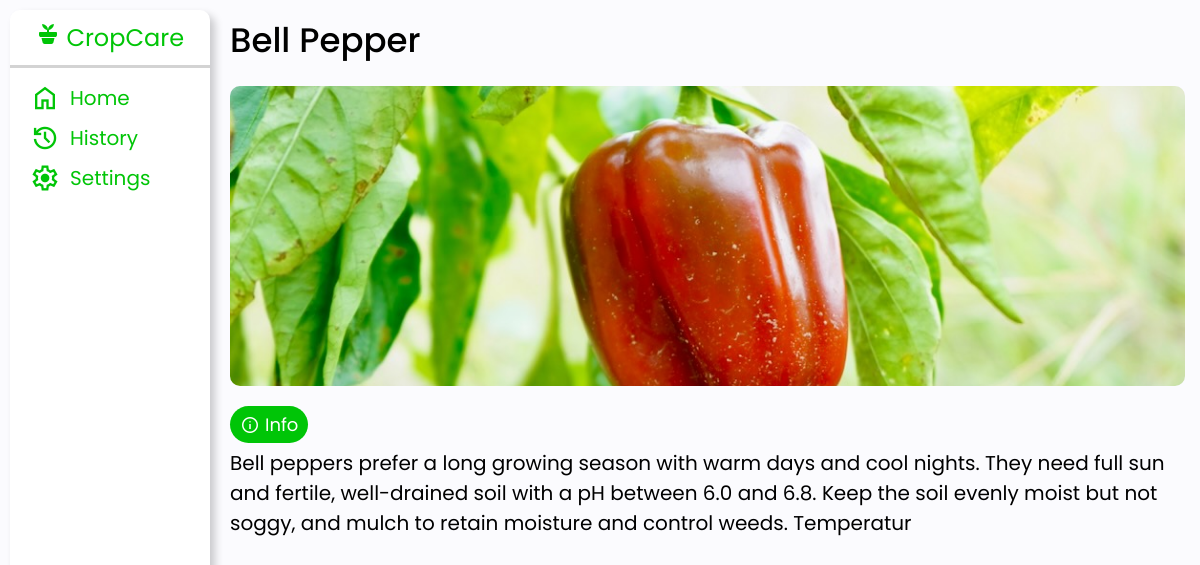
Screenshot of /plant.php?id=4 (signed in) with the database file from the repository.
### tables this page shows
CREATE TABLE `plants` (
  `plant_id` int(11) NOT NULL,
  `name` varchar(255) DEFAULT NULL,
  `description` varchar(255) DEFAULT NULL,
  `image` varchar(255) DEFAULT NULL
);

### plant.php (the view, shortened to what this page needs)
<?php
require 'db/config.php';
$plant_id = $_GET['id'];
$stmt = $pdo->prepare("SELECT * FROM plants WHERE plant_id = :plant_id");
$stmt->execute([":plant_id" => $plant_id]);
$plant = $stmt->fetch(PDO::FETCH_ASSOC);
?>
<!DOCTYPE html>
<html lang="en">
<head>
    <link rel="stylesheet" href="styles.css">
</head>
<body>
<?php include_once("partials/header.php") ?>
     <section class="plant">
        <div class="name-classification">
            <div class="name poppins-medium"><?= htmlspecialchars($plant['name']) ?></div>
        </div>
        <div class="image-container">
            <img src="/resrources/<?= htmlspecialchars($plant['image']) ?>" alt="">
        </div>
        <div class="about">
            <div class="icon-text">
                <span class="material-symbols-outlined">
                </span>
                Info
            </div>
            <div class="text" ><?= htmlspecialchars($plant['description']) ?></div>
        </div>
     </section>
</body>
</html>

### styles.css (style rules this page uses)
:root { --primary-color: #00c507; --primary-dark-color: #00a005; --primary-light-color: #9aff9d; --primary-lighter-color: #e5ffe6; --red-color: #FF4B4B; --red-dark-color: #b92424; --orange-color: #ffa500; --orange-dark-color: #ba7900; --grey: #808080; --light-grey: #D3D3D3; --lighter-grey: #F2F2F2; --white: #FFFFFF; --black: #000000; --mid-grey: #666A6D; --dark-medium-grey: #A9A9A9; --background: #FBFBFE; }
* { margin: 0; padding: 0; box-sizing: border-box; font-family: "Poppins", serif; }
body { font-family: "Poppins", serif; background: var(--background); display: flex; flex-direction: column; align-items: center; justify-content: center; user-select: none; -webkit-user-select: none; -moz-user-select: none; -ms-user-select: none; -webkit-tap-highlight-color: transparent; touch-action: manipulation; }
.poppins-medium { font-family: "Poppins", serif; font-weight: 500; font-style: normal; }
.icon-text { background: var(--primary-color); display: flex; align-items: center; justify-content: center; border-radius: 25px; padding: 5px 10px; gap: 5px; max-width: fit-content; color: var(--white); font-size: 12px; }
.icon-text span { font-size: 15px; }
.plant { display: flex; flex-direction: column; gap: 10px; padding: 15px; margin-bottom: 70px; }
.plant .name-classification .name { font-size: 20px; }
.plant .image-container { width: 100%; height: 180px; border-radius: 10px; overflow: hidden; }
.plant .image-container img { width: 100%; height: 100%; object-fit: cover; object-position: center; }
.plant .about { display: flex; flex-direction: column; gap: 5px; }
.plant .about .text { width: 100%; max-width: 100%; display: -webkit-box; -webkit-line-clamp: 100; -webkit-box-orient: vertical; overflow: hidden; }
.image-container { width: 100%; height: 400px; overflow: hidden; }
.image-container img { height: 100%; width: 100%; object-fit: cover; object-position: center; }
@media (min-width:1025px) { .icon-text { font-size: 18px; } }
@media (min-width:1025px) { .icon-text span { font-size: 20px; } }
@media (min-width:1025px) { .plant { gap: 20px; width: 100%; max-width: 1200px; padding: 15px 15px 15px 230px; margin-bottom: 0px; } }
@media (min-width:1025px) { .plant .name-classification .name { font-size: 34px; } }
@media (min-width:1025px) { .plant .image-container { width: 100%; height: 300px; border-radius: 10px; overflow: hidden; } }
@media (min-width:1025px) { .plant .about { display: flex; flex-direction: column; gap: 5px; } }
@media (min-width:1025px) { .plant .about .text { font-size: 20px; } }
@media (min-width:1025px) { .image-container { width: 100%; height: 400px; overflow: hidden; } }
@media (min-width:1025px) { .image-container img { height: 100%; width: 100%; object-fit: cover; object-position: center; } }

### plant.php (style rules this page uses)
:root { --primary-color: #00c507; --primary-dark: #00a005; --primary-light: #e5ffe6; --text-color: #333; --light-gray: #f8f8f8; --white: #ffffff; --border-radius: 16px; --border-radius-sm: 12px; --shadow: 0 4px 12px rgba(0, 0, 0, 0.08); --transition: all 0.3s ease; }
* { margin: 0; padding: 0; box-sizing: border-box; }

### rows the page displays
plants: name "Bell Pepper", image (picture), description "Bell peppers prefer a long growing season with warm days and cool nights. They need full sun and fertile, well-drained soil with a pH between 6.0 and 6.8. Keep the soil evenly moist but not soggy, and mulch to retain moisture and control weeds. Temperatur"
